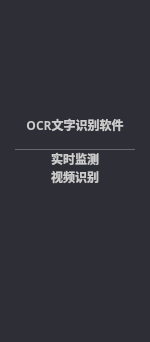
     <widget class="QWidget" name="left" native="true">
      <property name="sizePolicy">
       <sizepolicy hsizetype="Fixed" vsizetype="Expanding">
        <horstretch>0</horstretch>
        <verstretch>0</verstretch>
       </sizepolicy>
      </property>
      <property name="minimumSize">
       <size>
        <width>150</width>
        <height>0</height>
       </size>
      </property>
      <property name="maximumSize">
       <size>
        <width>150</width>
        <height>16777215</height>
       </size>
      </property>
      <property name="mouseTracking">
       <bool>true</bool>
      </property>
      <property name="styleSheet">
       <string notr="true">background: #2e2e36;</string>
      </property>
      <layout class="QVBoxLayout" name="verticalLayout">
       <property name="spacing">
        <number>0</number>
       </property>
       <property name="leftMargin">
        <number>0</number>
       </property>
       <property name="topMargin">
        <number>0</number>
       </property>
       <property name="rightMargin">
        <number>0</number>
       </property>
       <property name="bottomMargin">
        <number>0</number>
       </property>
       <item>
        <widget class="QLabel" name="icon_1">
         <property name="sizePolicy">
          <sizepolicy hsizetype="Expanding" vsizetype="Expanding">
           <horstretch>0</horstretch>
           <verstretch>0</verstretch>
          </sizepolicy>
         </property>
         <property name="minimumSize">
          <size>
           <width>150</width>
           <height>100</height>
          </size>
         </property>
         <property name="maximumSize">
          <size>
           <width>150</width>
           <height>100</height>
          </size>
         </property>
         <property name="mouseTracking">
          <bool>true</bool>
         </property>
         <property name="styleSheet">
          <string notr="true">image: url(:/icon/res/OCR识别异常记录.png);

background-color: #2e2e36;</string>
         </property>
         <property name="text">
          <string/>
         </property>
         <property name="wordWrap">
          <bool>false</bool>
         </property>
         <property name="buddy">
          <cstring></cstring>
         </property>
        </widget>
       </item>
       <item alignment="Qt::AlignHCenter">
        <widget class="QLabel" name="icon_bottom_label">
         <property name="minimumSize">
          <size>
           <width>120</width>
           <height>50</height>
          </size>
         </property>
         <property name="maximumSize">
          <size>
           <width>120</width>
           <height>50</height>
          </size>
         </property>
         <property name="font">
          <font>
           <family>等线</family>
           <weight>75</weight>
           <bold>true</bold>
          </font>
         </property>
         <property name="styleSheet">
          <string notr="true">background: #2e2e36;
color: #cccccc;
border-bottom:0.5px solid rgb(240, 240, 240,30%);

</string>
         </property>
         <property name="frameShape">
          <enum>QFrame::NoFrame</enum>
         </property>
         <property name="frameShadow">
          <enum>QFrame::Plain</enum>
         </property>
         <property name="lineWidth">
          <number>0</number>
         </property>
         <property name="text">
          <string>&lt;html&gt;&lt;head/&gt;&lt;body&gt;&lt;p&gt;&lt;span style=&quot; font-weight:600;&quot;&gt;OCR文字识别软件&lt;/span&gt;&lt;/p&gt;&lt;/body&gt;&lt;/html&gt;</string>
         </property>
         <property name="scaledContents">
          <bool>false</bool>
         </property>
         <property name="alignment">
          <set>Qt::AlignCenter</set>
         </property>
        </widget>
       </item>
       <item>
        <widget class="QListWidget" name="left_widget">
         <property name="minimumSize">
          <size>
           <width>150</width>
           <height>0</height>
          </size>
         </property>
         <property name="maximumSize">
          <size>
           <width>150</width>
           <height>16777215</height>
          </size>
         </property>
         <property name="baseSize">
          <size>
           <width>0</width>
           <height>0</height>
          </size>
         </property>
         <property name="mouseTracking">
          <bool>true</bool>
         </property>
         <property name="styleSheet">
          <string notr="true">QListWidget, QListView, QTreeWidget, QTreeView {
    outline: 0px;
}

QListWidget {
    
    color: #cccccc;
    background: #2e2e36;
}

QListWidget::Item:selected {
    background: #26262e;
	color: #fd7e19;
    border-left: 5px solid #fd9536;
	
}
HistoryPanel:hover {
    background: rgb(52, 52, 52);
}</string>
         </property>
         <property name="frameShape">
          <enum>QFrame::NoFrame</enum>
         </property>
         <property name="selectionRectVisible">
          <bool>false</bool>
         </property>
         <item>
          <property name="text">
           <string>实时监测</string>
          </property>
          <property name="font">
           <font>
            <weight>75</weight>
            <bold>true</bold>
           </font>
          </property>
          <property name="textAlignment">
           <set>AlignCenter</set>
          </property>
          <property name="icon">
           <iconset resource="../picture.qrc">
            <normaloff>:/icon/test/resource/极速响应.png</normaloff>
            <selectedoff>:/icon/test/resource/极速识别.png</selectedoff>:/icon/test/resource/极速响应.png</iconset>
          </property>
         </item>
         <item>
          <property name="text">
           <string>视频识别</string>
          </property>
          <property name="font">
           <font>
            <weight>75</weight>
            <bold>true</bold>
           </font>
          </property>
          <property name="textAlignment">
           <set>AlignCenter</set>
          </property>
          <property name="icon">
           <iconset resource="../picture.qrc">
            <normaloff>:/icon/test/resource/文字.png</normaloff>
            <selectedoff>:/icon/test/resource/文字 (1).png</selectedoff>:/icon/test/resource/文字.png</iconset>
          </property>
         </item>
        </widget>
       </item>
      </layout>
     </widget>
